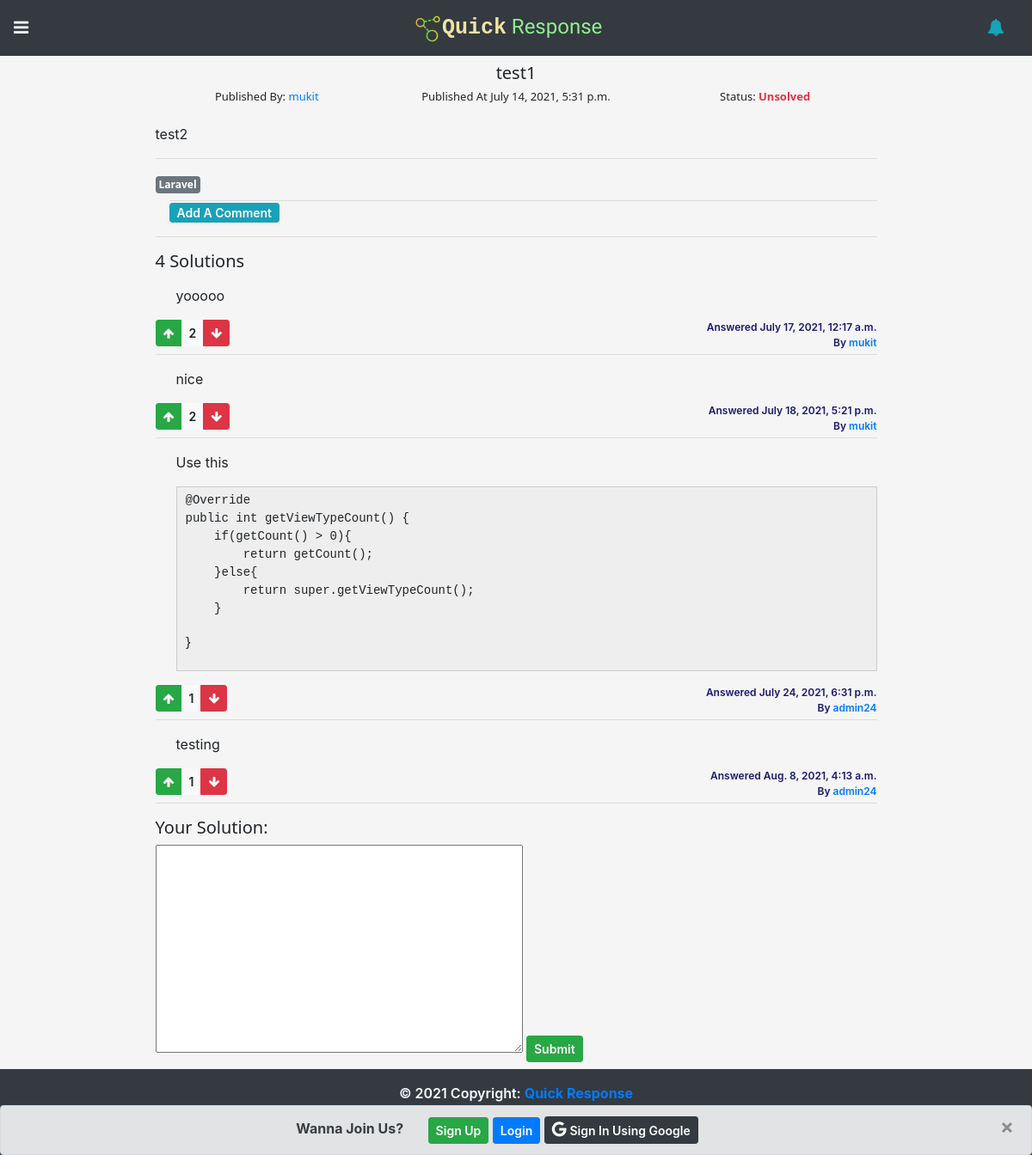
The app's page /problems/110/details/, older data.
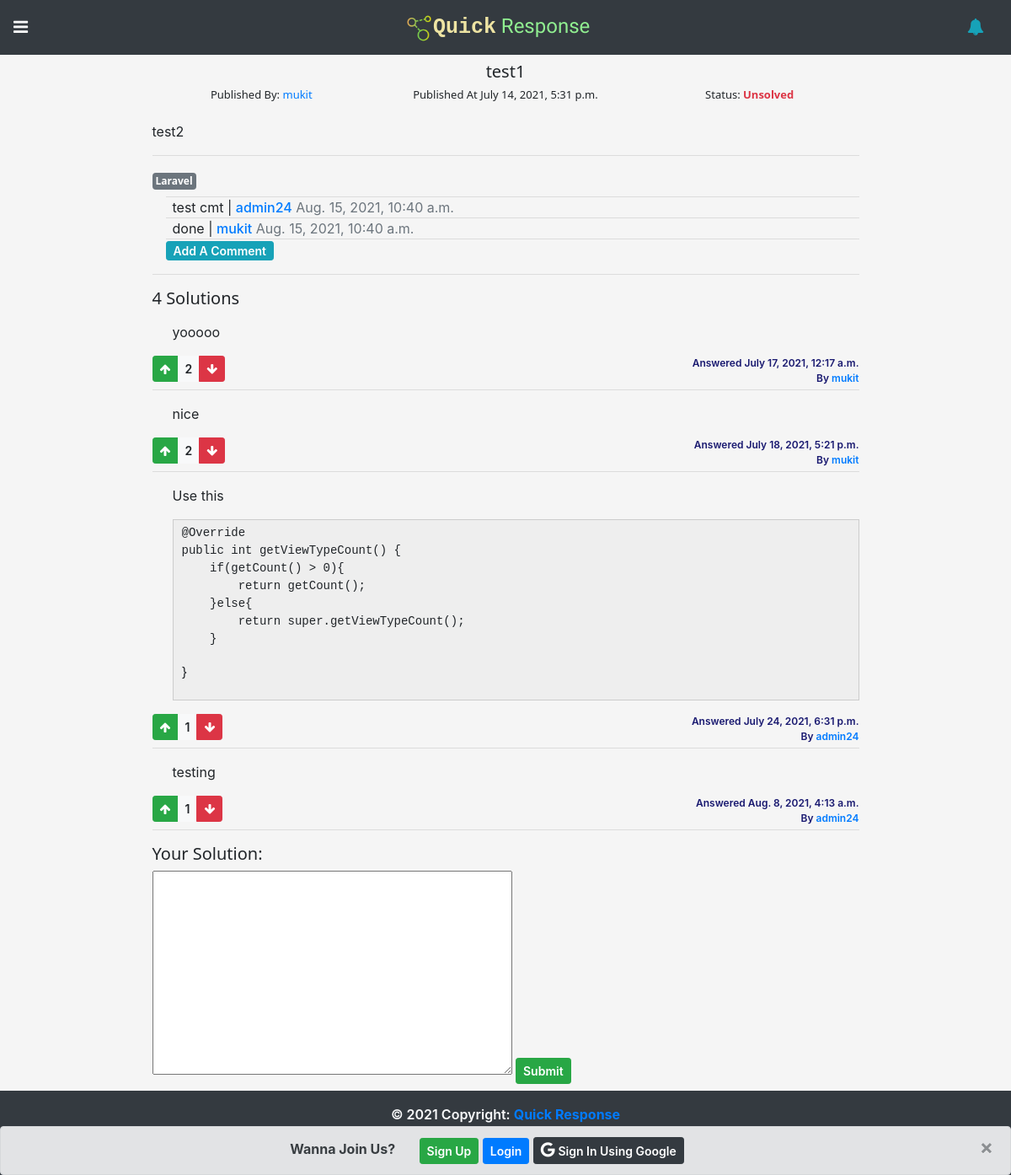
The same page, newer data.
### problems/models.py (models this page shows, shortened)
class Tag(models.Model):
    name = models.CharField(max_length=20)
    def __str__(self):
        return self.name

class Solution(models.Model):
    author = models.ForeignKey(settings.AUTH_USER_MODEL,on_delete=models.CASCADE)
    s_body = RichTextUploadingField()
    created_on = models.DateTimeField(default=datetime.now)
    last_modified = models.DateTimeField(default=datetime.now)
    vote = models.IntegerField(default=0)
    best_answer = models.BooleanField(default=False)
    problem = models.ForeignKey('Problem', on_delete=models.CASCADE)

class Comment(models.Model):
    author = models.ForeignKey(settings.AUTH_USER_MODEL,on_delete=models.CASCADE)
    c_body = models.TextField()
    created_on = models.DateTimeField(default=datetime.now)
    last_modified = models.DateTimeField(default=datetime.now)
    problem = models.ForeignKey('Problem', on_delete=models.CASCADE,blank=True,null=True,related_name='cmts_p')

### problems/views.py (the view)
# urls.py: path('<int:id>/details/',problem_details,name='problem_details'),
@profile_required
def problem_details(request,id,msg=None):
    notis =Notification.objects.all()
    for noti in notis:
        if noti.target.id == id:
            print(noti)
    problem = Problem.objects.get(id=id)
    solutions = Solution.objects.filter(problem=problem)
    sol_cnt = Solution.objects.filter(problem=problem).count()
    sol_form = SolutionForm()
    cmt_form = CommentForm()
    update_post_form = PostForm(request.POST or None,instance=problem)
    success=''
    error=''
    edit=''
    same_author = ''
    if msg == 'success':
        success = 'Solution Is Successfully Added'
    elif msg == 'error':
        error = 'Error! Solution Can\'t be Blank'
    elif msg == 'edit':
        edit = 'Problem Is Successfully Edited'
    elif msg == 'same_author':
        same_author = 'Sorry! You Can\'t Give Solution In Your Own Probelm'
    else:
        pass
    context = {
        'problem':problem,
        'sol_form':sol_form,
        'cmt_form':cmt_form,
        'solutions':solutions,
        'total_sol':sol_cnt,
        'success':success,
        'error': error,
        'edit':edit,
        'same_author':same_author,
        'update_post_form':update_post_form,
    }
    return render(request,"problems/problem_details.html",context)

### problems/forms.py
class SolutionForm(forms.ModelForm):
    class Meta:
        model = Solution
        fields = [
            "s_body"
        ]
        labels = {
            "s_body": "",
        }

class CommentForm(forms.ModelForm):
    class Meta:
        model = Comment
        fields = [
            "c_body",
        ]
        widgets = {
            'c_body': forms.Textarea(attrs={'rows':1,'class':'form-control','placeholder':'Leave A Comment!'}),
        }
        labels = {
            "c_body": "",
        }

### problems/views.py (called while the page is built)
def profile_required(function):
    @wraps(function)
    def wrap(request, *args, **kwargs):
        if request.user.is_anonymous:
            return function(request, *args, **kwargs)
        try:
            profile = Profile.objects.get(user=request.user)
            return function(request, *args, **kwargs)
        except:
            return redirect('profile_required',request.user.id,'required')
    return wrap

### templates/problems/problem_details.html (shortened to what the changed rows need)
{% extends "base.html" %}
{% load static %}
{% block content %}
<div style="background-color: whitesmoke;overflow-x: hidden;" id="post_section">
    <div class="container">
        <div class="row justify-content-center">
            <div class="col-lg-9 p-2">
                {% for tag in problem.tag.all %}
                <h6 class="d-inline-block">
                    <span class="badge badge-secondary p-1">{{tag.name}}</span>
                </h6>
                {% endfor %}
                <br>
                <div class="ml-3">
                    <div id="cmt_p_list">
                        {% if problem.cmts_p.all %}
                        {% for cmt in problem.cmts_p.all %}
                        <div id="cmt_content">
                            <p class="py-1 pl-2 m-0 d-inline"><span id="cmt_body">{{cmt.c_body}}</span> | <a href="{% url 'profile_view' cmt.author.id %}"
                                    style="text-decoration: none;font-weight: 500;">{{cmt.author}}</a> <span
                                    class="text-muted">{{cmt.created_on}}</span>
                            </p>
                            <hr class="m-0">
                        </div>
                        {% endfor %}
                        {% endif %}
                    </div>
                </div>
                <div class="solution_list mt-3">
                    <hr>
                    {% if solutions %}
                    <h5>{{total_sol}} Solution{{ total_sol|pluralize:",s" }}</h5>
                    {% for sol in solutions %}
                    <div class="sol_content pl-4">
                        <p>{{sol.s_body|safe}}</p>
                    </div>
                    <div class="row pb-1">
                        <div class="col-5 text-left pr-0">
                            <div class="btn-group btn-group-sm">
                                <button type="button" class="btn btn-success" data-toggle="tooltip" title="Up Vote" data-sid="{{sol.id}}" id="upvote_btn"><i
                                        class="fa fa-arrow-up"></i></button>
                                <button type="button" class="btn btn-light" data-toggle="tooltip"
                                    title="Net Vote" id="vote_number">{{sol.vote}}</button>
                                <button type="button" class="btn btn-danger" data-toggle="tooltip" title="Down Vote" data-sid="{{sol.id}}" id="downvote_btn"><i
                                        class="fa fa-arrow-down"></i></button>
                            </div>
                        </div>
                        <div class="col-7 text-right">
                            <div class="sol_date_author">
                                Answered {{sol.created_on}}<br>By <a href="{% url 'profile_view' sol.author.id %}">{{sol.author}}</a>
                            </div>
                        </div>
                    </div>
                    <hr class="m-0">
                    {% endfor %}
                    {% endif %}
                </div>
            </div>
        </div>
    </div>
</div>
{% endblock %}

Row changes from the older to the newer data that the page shows:
added Comment: c_body "test cmt", author "admin24", created_on "Aug. 15, 2021, 10:40 a.m."
added Comment: c_body "done", author "mukit", created_on "Aug. 15, 2021, 10:40 a.m."
